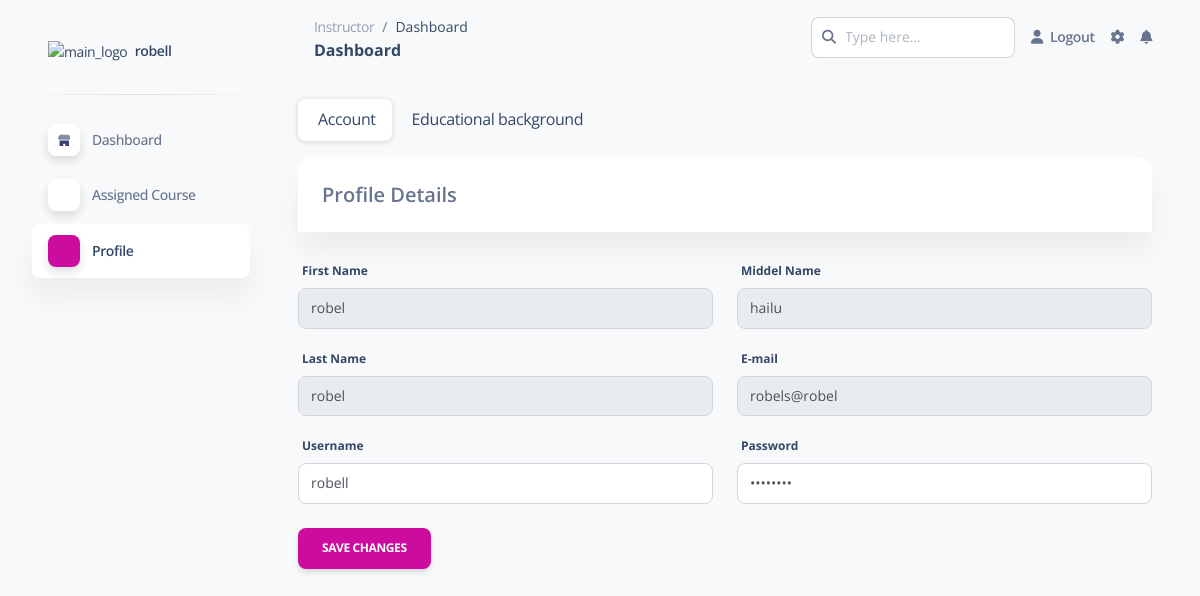
Screenshot of /instructor/profile.php (signed in) with the database file from the repository.
### tables this page shows
CREATE TABLE `instructor` (
  `ins_id` int(11) NOT NULL,
  `fname` varchar(100) NOT NULL,
  `mname` varchar(100) NOT NULL,
  `lname` varchar(100) NOT NULL,
  `address` varchar(100) NOT NULL,
  `email` varchar(100) NOT NULL,
  `age` int(100) NOT NULL,
  `sex` varchar(100) NOT NULL,
  `uname` varchar(100) NOT NULL,
  `pass` varchar(100) NOT NULL
);

### instructor/profile.php (the view, shortened to what this page needs)
<?php
$ins_user=$_SESSION['uname'];
$ins_id=$_SESSION['ins_id'];
?>
<!DOCTYPE html>
<html lang="en">
<head>
  <link href="../assets/css/nucleo-icons.css" rel="stylesheet" />
  <link href="../assets/css/nucleo-svg.css" rel="stylesheet" />
  <link href="../assets/css/nucleo-svg.css" rel="stylesheet" />
  <link id="pagestyle" href="../assets/css/soft-ui-dashboard.css?v=1.0.6" rel="stylesheet" />
</head>
<body class="g-sidenav-show  bg-gray-100">
  <aside class="sidenav navbar navbar-vertical navbar-expand-xs border-0 border-radius-xl my-3 fixed-start ms-3 " id="sidenav-main">
    <div class="sidenav-header">
      <a class="navbar-brand m-0" href="home.hph" target="_blank">
        <img src="" class="navbar-brand-img h-100" alt="main_logo">
        <span class="ms-1 font-weight-bold"><?php echo"$ins_user"; ?></span>
      </a>
    </div>
    <hr class="horizontal dark mt-0">
    <div class="collapse navbar-collapse  w-auto " id="sidenav-collapse-main">
      <ul class="navbar-nav">
        <li class="nav-item">
          <a class="nav-link  " href="home.php">
            <div class="icon icon-shape icon-sm shadow border-radius-md bg-white text-center me-2 d-flex align-items-center justify-content-center">
            </div>
            <span class="nav-link-text ms-1">Dashboard</span>
          </a>
        </li>
        <li class="nav-item">
          <a class="nav-link  " href="course.php">
            <div class="icon icon-shape icon-sm shadow border-radius-md bg-white text-center me-2 d-flex align-items-center justify-content-center">
            </div>
            <span class="nav-link-text ms-1">Assigned Course</span>
          </a>
        </li>
        <li class="nav-item">
          <a class="nav-link  active" href="profile.php">
            <div class="icon icon-shape icon-sm shadow border-radius-md bg-white text-center me-2 d-flex align-items-center justify-content-center">
            </div>
            <span class="nav-link-text ms-1">Profile</span>
          </a>
        </li>
      </ul>
    </div>
  </aside>
  <main class="main-content position-relative max-height-vh-100 h-100 border-radius-lg ">
    <nav class="navbar navbar-main navbar-expand-lg px-0 mx-4 shadow-none border-radius-xl" id="navbarBlur" navbar-scroll="true">
      <div class="container-fluid py-1 px-3">
        <nav aria-label="breadcrumb">
          <ol class="breadcrumb bg-transparent mb-0 pb-0 pt-1 px-0 me-sm-6 me-5">
            <li class="breadcrumb-item text-sm"><a class="opacity-5 text-dark" href="javascript:;">Instructor</a></li>
            <li class="breadcrumb-item text-sm text-dark active" aria-current="page">Dashboard</li>
          </ol>
          <h6 class="font-weight-bolder mb-0">Dashboard</h6>
        </nav>
        <div class="collapse navbar-collapse mt-sm-0 mt-2 me-md-0 me-sm-4" id="navbar">
          <div class="ms-md-auto pe-md-3 d-flex align-items-center">
            <div class="input-group">
              <span class="input-group-text text-body"><i class="fas fa-search" aria-hidden="true"></i></span>
              <input type="text" class="form-control" placeholder="Type here...">
            </div>
          </div>
          <ul class="navbar-nav  justify-content-end">
            <li class="nav-item d-flex align-items-center">
              <a class="nav-link text-body font-weight-bold px-0 " href="../index.php" >
                <i class="fa fa-user me-sm-1"></i>
                <span class="d-sm-inline d-none">Logout</span>
              </a>
            </li>
            <li class="nav-item px-3 d-flex align-items-center">
              <a href="javascript:;" class="nav-link text-body p-0">
                <i class="fa fa-cog fixed-plugin-button-nav cursor-pointer"></i>
              </a>
            </li>
            <li class="nav-item dropdown pe-2 d-flex align-items-center">
              <a href="javascript:;" class="nav-link text-body p-0" id="dropdownMenuButton" data-bs-toggle="dropdown" aria-expanded="false">
                <i class="fa fa-bell cursor-pointer"></i>
              </a>
            </li>
          </ul>
        </div>
      </div>
    </nav>
    <div class="container-fluid py-4">
      <div class="row">
      <div class="row">
                <div class="col-md-12">
                  <ul class="nav nav-pills flex-column flex-md-row mb-3">
                    <li class="nav-item">
                      <a class="nav-link active" href="profile.php"><i class="bx bx-user me-1"></i> Account</a>
                    </li>
                    <li class="nav-item">
                      <a class="nav-link" href="eduprofile.php"><i class="bx bx-bell me-1"></i> Educational background</a
                      >
                    </li>
                  </ul>
                  <div class="card mb-4">
                    <h5 class="card-header">Profile Details</h5>
                    </div>
                    <hr class="my-0" />
                    <div class="card-body">
                  <?php  include('../connection.php');
                   $sqlq = "SELECT * FROM `instructor` where ins_id='$ins_id'";
                   $runq=$con->query($sqlq);
                   $rowq=$runq->fetch_assoc();
                    ?>
                      <form id="formAccountSettings" method="POST" action="updatepro.php">
                        <div class="row">
                          <div class="mb-3 col-md-6">
                            <label for="firstName" class="form-label">First Name</label>
                            <input
                              class="form-control"
                              type="text"
                              id="firstName"
                              name="fname"
                              readonly value="<?php echo $rowq['fname'] ?>"
                              autofocus
                            />
                          </div>
                          <div class="mb-3 col-md-6">
                            <label for="lastName" class="form-label">Middel Name</label>
                            <input class="form-control" type="text" name="mname" id="lastName" readonly value="<?php echo $rowq['mname'] ?>" />
                          </div>
                          <div class="mb-3 col-md-6">
                            <label for="lastName" class="form-label">Last Name</label>
                            <input class="form-control" type="text" name="lname" id="lastName" readonly value="<?php echo $rowq['lname'] ?>" />
                          </div>
                          <div class="mb-3 col-md-6">
                            <label for="email" class="form-label">E-mail</label>
                            <input
                              class="form-control"
                              type="text"
                              id="email"
                              name="email"
                              readonly value="<?php echo $rowq['email'] ?>"
                            />
                          </div>
                          <div class="mb-3 col-md-6">
                            <label for="timeZones" class="form-label">Username</label>
                            <input
                              type="text"
                              class="form-control"
                              id="organization"
                              name="uname"
                              value="<?php echo $rowq['uname'] ?>"
                            />
                          </div>
                          <div class="mb-3 col-md-6">
                            <label for="currency" class="form-label">Password</label>
                            <input
                              type="password"
                              class="form-control"
                              id="organization"
                              name="pass"
                              value="<?php echo $rowq['pass'] ?>"
                            />
                          </div>
                        </div>
                        <div class="mt-2">
                          <button type="submit" class="btn btn-primary me-2">Save changes</button>
                        </div>
                      </form>
                    </div>
                  </div>
                </div>
              </div>
      </div>
  </main>
</body>
</html>

### assets/css/nucleo-svg.css (style rules this page uses)
.icon { display: inline-block; color: #111111; height: 1em; width: 1em; }
.icon-sm { height: 0.8em; width: 0.8em; }
.icon { fill: currentColor; stroke: none; }

### rows the page displays
instructor: fname "robel", mname "hailu", lname "robel", email "robels@robel", uname "robell"

### other values shown
$ins_user "robell"
